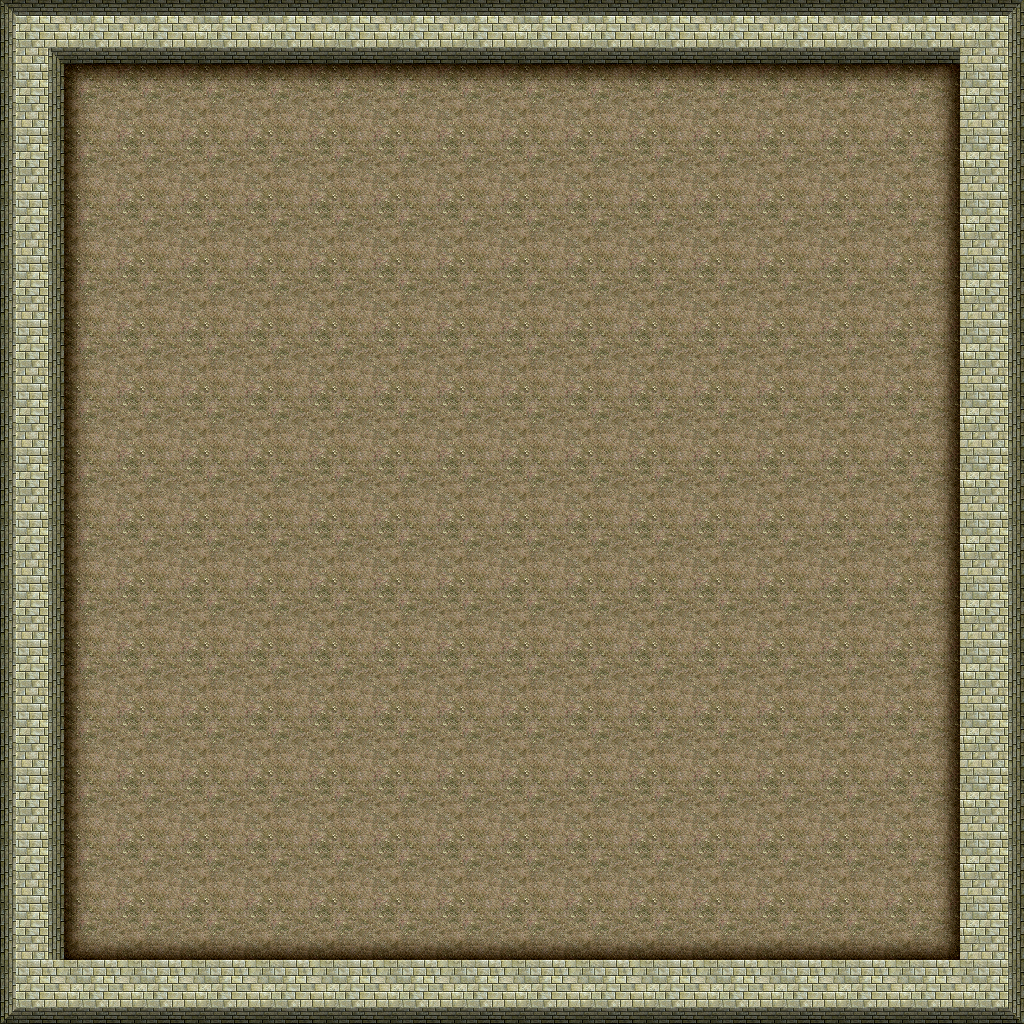

This game map was drawn from its Tiled (.tmx) file and the tilesets committed beside it. A one-line description and the full map source follow:
An orthogonal 16x16 tile map with 64x64 px tiles, 2 tile layers (Walls Layer, Floor Layer), 2 tilesets.

<map version="1.10" tiledversion="1.10.1" orientation="orthogonal" renderorder="right-down" width="16" height="16" tilewidth="64" tileheight="64" infinite="0" nextlayerid="3" nextobjectid="1">
 <editorsettings>
  <export target="arena_map.json" format="json" />
 </editorsettings>
 <tileset firstgid="1" name="Walls" tilewidth="64" tileheight="64" tilecount="48" columns="8">
  <image source="images/Wall - Brick 2 64x64.png" width="512" height="384" />
  <tile id="0">
   <properties>
    <property name="collides" type="bool" value="true" />
   </properties>
  </tile>
  <tile id="1">
   <properties>
    <property name="collides" type="bool" value="true" />
   </properties>
  </tile>
  <tile id="2">
   <properties>
    <property name="collides" type="bool" value="true" />
   </properties>
  </tile>
  <tile id="3">
   <properties>
    <property name="collides" type="bool" value="true" />
   </properties>
  </tile>
  <tile id="4">
   <properties>
    <property name="collides" type="bool" value="true" />
   </properties>
  </tile>
  <tile id="5">
   <properties>
    <property name="collides" type="bool" value="true" />
   </properties>
  </tile>
  <tile id="6">
   <properties>
    <property name="collides" type="bool" value="true" />
   </properties>
  </tile>
  <tile id="7">
   <properties>
    <property name="collides" type="bool" value="true" />
   </properties>
  </tile>
  <tile id="8">
   <properties>
    <property name="collides" type="bool" value="true" />
   </properties>
  </tile>
  <tile id="9">
   <properties>
    <property name="collides" type="bool" value="true" />
   </properties>
  </tile>
  <tile id="10">
   <properties>
    <property name="collides" type="bool" value="true" />
   </properties>
  </tile>
  <tile id="11">
   <properties>
    <property name="collides" type="bool" value="true" />
   </properties>
  </tile>
  <tile id="12">
   <properties>
    <property name="collides" type="bool" value="true" />
   </properties>
  </tile>
  <tile id="13">
   <properties>
    <property name="collides" type="bool" value="true" />
   </properties>
  </tile>
  <tile id="14">
   <properties>
    <property name="collides" type="bool" value="true" />
   </properties>
  </tile>
  <tile id="15">
   <properties>
    <property name="collides" type="bool" value="true" />
   </properties>
  </tile>
  <tile id="16">
   <properties>
    <property name="collides" type="bool" value="true" />
   </properties>
  </tile>
  <tile id="17">
   <properties>
    <property name="collides" type="bool" value="true" />
   </properties>
  </tile>
  <tile id="18">
   <properties>
    <property name="collides" type="bool" value="true" />
   </properties>
  </tile>
  <tile id="19">
   <properties>
    <property name="collides" type="bool" value="true" />
   </properties>
  </tile>
  <tile id="20">
   <properties>
    <property name="collides" type="bool" value="true" />
   </properties>
  </tile>
  <tile id="21">
   <properties>
    <property name="collides" type="bool" value="true" />
   </properties>
  </tile>
  <tile id="22">
   <properties>
    <property name="collides" type="bool" value="true" />
   </properties>
  </tile>
  <tile id="23">
   <properties>
    <property name="collides" type="bool" value="true" />
   </properties>
  </tile>
  <tile id="24">
   <properties>
    <property name="collides" type="bool" value="true" />
   </properties>
  </tile>
  <tile id="25">
   <properties>
    <property name="collides" type="bool" value="true" />
   </properties>
  </tile>
  <tile id="26">
   <properties>
    <property name="collides" type="bool" value="true" />
   </properties>
  </tile>
  <tile id="27">
   <properties>
    <property name="collides" type="bool" value="true" />
   </properties>
  </tile>
  <tile id="28">
   <properties>
    <property name="collides" type="bool" value="true" />
   </properties>
  </tile>
  <tile id="29">
   <properties>
    <property name="collides" type="bool" value="true" />
   </properties>
  </tile>
  <tile id="30">
   <properties>
    <property name="collides" type="bool" value="true" />
   </properties>
  </tile>
  <tile id="31">
   <properties>
    <property name="collides" type="bool" value="true" />
   </properties>
  </tile>
  <tile id="32">
   <properties>
    <property name="collides" type="bool" value="true" />
   </properties>
  </tile>
  <tile id="33">
   <properties>
    <property name="collides" type="bool" value="true" />
   </properties>
  </tile>
  <tile id="34">
   <properties>
    <property name="collides" type="bool" value="true" />
   </properties>
  </tile>
  <tile id="35">
   <properties>
    <property name="collides" type="bool" value="true" />
   </properties>
  </tile>
  <tile id="36">
   <properties>
    <property name="collides" type="bool" value="true" />
   </properties>
  </tile>
  <tile id="37">
   <properties>
    <property name="collides" type="bool" value="true" />
   </properties>
  </tile>
  <tile id="38">
   <properties>
    <property name="collides" type="bool" value="true" />
   </properties>
  </tile>
  <tile id="39">
   <properties>
    <property name="collides" type="bool" value="true" />
   </properties>
  </tile>
  <tile id="40">
   <properties>
    <property name="collides" type="bool" value="true" />
   </properties>
  </tile>
  <tile id="41">
   <properties>
    <property name="collides" type="bool" value="true" />
   </properties>
  </tile>
  <tile id="42">
   <properties>
    <property name="collides" type="bool" value="true" />
   </properties>
  </tile>
  <tile id="43">
   <properties>
    <property name="collides" type="bool" value="true" />
   </properties>
  </tile>
  <tile id="44">
   <properties>
    <property name="collides" type="bool" value="true" />
   </properties>
  </tile>
  <tile id="45">
   <properties>
    <property name="collides" type="bool" value="true" />
   </properties>
  </tile>
  <tile id="46">
   <properties>
    <property name="collides" type="bool" value="true" />
   </properties>
  </tile>
  <tile id="47">
   <properties>
    <property name="collides" type="bool" value="false" />
   </properties>
  </tile>
 </tileset>
 <tileset firstgid="49" name="Floor" tilewidth="64" tileheight="64" tilecount="48" columns="8">
  <image source="images/Floor - Dirt 2 64x64.png" width="512" height="384" />
 </tileset>
 <layer id="1" name="Walls Layer" width="16" height="16">
  <data encoding="csv">
1,11,11,11,11,11,11,11,11,11,11,11,11,11,11,32,
3,0,0,0,0,0,0,0,0,0,0,0,0,0,0,22,
3,0,0,0,0,0,0,0,0,0,0,0,0,0,0,22,
3,0,0,0,0,0,0,0,0,0,0,0,0,0,0,22,
3,0,0,0,0,0,0,0,0,0,0,0,0,0,0,22,
3,0,0,0,0,0,0,0,0,0,0,0,0,0,0,22,
3,0,0,0,0,0,0,0,0,0,0,0,0,0,0,22,
3,0,0,0,0,0,0,0,0,0,0,0,0,0,0,22,
3,0,0,0,0,0,0,0,0,0,0,0,0,0,0,22,
3,0,0,0,0,0,0,0,0,0,0,0,0,0,0,22,
3,0,0,0,0,0,0,0,0,0,0,0,0,0,0,22,
3,0,0,0,0,0,0,0,0,0,0,0,0,0,0,22,
3,0,0,0,0,0,0,0,0,0,0,0,0,0,0,22,
3,0,0,0,0,0,0,0,0,0,0,0,0,0,0,22,
3,0,0,0,0,0,0,0,0,0,0,0,0,0,0,22,
24,30,30,30,30,30,30,30,30,30,30,30,30,30,30,40
</data>
 </layer>
 <layer id="2" name="Floor Layer" width="16" height="16">
  <data encoding="csv">
0,0,0,0,0,0,0,0,0,0,0,0,0,0,0,0,
0,64,77,77,77,77,77,77,77,77,77,77,77,77,80,0,
0,69,96,96,96,96,96,96,96,96,96,96,96,96,70,0,
0,69,96,96,96,96,96,96,96,96,96,96,96,96,70,0,
0,69,96,96,96,96,96,96,96,96,96,96,96,96,70,0,
0,69,96,96,96,96,96,96,96,96,96,96,96,96,70,0,
0,69,96,96,96,96,96,96,96,96,96,96,96,96,70,0,
0,69,96,96,96,96,96,96,96,96,96,96,96,96,70,0,
0,69,96,96,96,96,96,96,96,96,96,96,96,96,70,0,
0,69,96,96,96,96,96,96,96,96,96,96,96,96,70,0,
0,69,96,96,96,96,96,96,96,96,96,96,96,96,70,0,
0,69,96,96,96,96,96,96,96,96,96,96,96,96,70,0,
0,69,96,96,96,96,96,96,96,96,96,96,96,96,70,0,
0,69,96,96,96,96,96,96,96,96,96,96,96,96,70,0,
0,72,78,78,78,78,78,78,78,78,78,78,78,78,88,0,
0,0,0,0,0,0,0,0,0,0,0,0,0,0,0,0
</data>
 </layer>
</map>